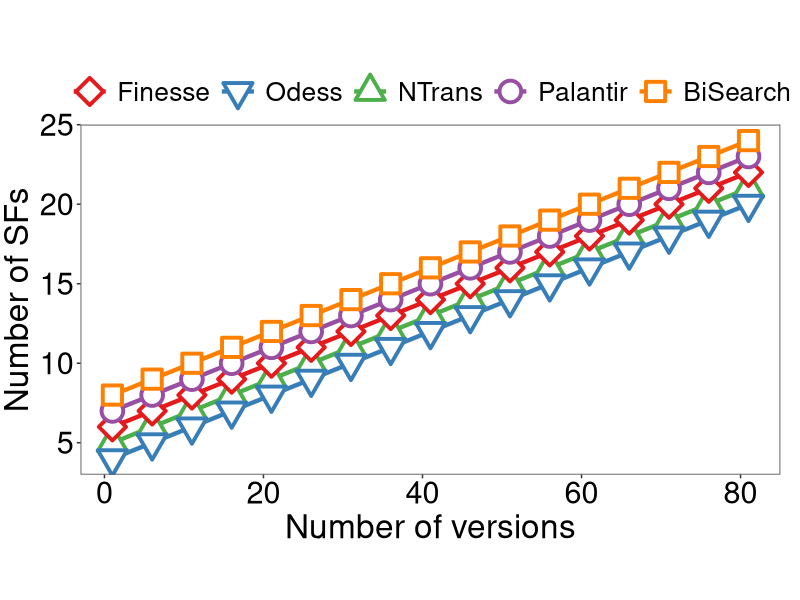
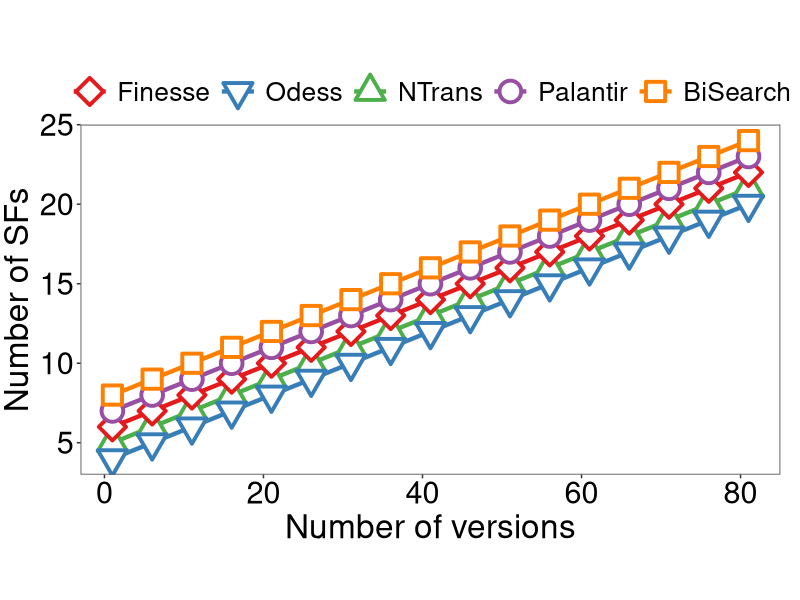

Generate these figures, in order, with R:
library(ggplot2)
library(cowplot)
require(RColorBrewer)
require(scales)

# 设置工作目录
setwd(dirname(rstudioapi::getActiveDocumentContext()$path))

# 定义生成普通折线图的函数
create_line_plot <- function(df) {
  p <- ggplot(df, aes(x = x_value, y = y_value, color = source, shape = source, linetype = source)) +
    scale_shape_manual(values = c(23, 25, 24, 21, 22)) +
    scale_colour_brewer(palette = "Set1") + 
    scale_linetype_manual(values = c(1, 1, 1, 1, 1)) +              
    geom_line(size = 1.5) +
    geom_point(size = 6, stroke = 2, fill = "white") + 
    theme_bw() +
    theme(
      legend.position = "top",
      legend.text = element_text(size = 19), 
      legend.key.height = unit(1.8, "line"),
      legend.key.width = unit(2, "line"),
      legend.direction = "horizontal",
      legend.text.align = 0,
      legend.margin = margin(t = 0, unit = 'cm'),
      legend.title = element_blank(),
      plot.margin = unit(c(0.5, 0.5, 0, 0.1), "cm"),
      axis.title.x = element_text(size = 24), 
      axis.title.y = element_text(size = 24),  
      axis.text = element_text(size = 22, color = "black"), 
      aspect.ratio = 0.5, 
      panel.grid.major = element_blank(), 
      panel.grid.minor = element_blank()
    ) +
    labs(x = 'Number of versions', y = 'Number of SFs')
  return(p)
}

# 手动输入数据
x_values <- seq(1, 81, by = 5)
y_values <- c(
  5, 6, 7, 8, 9, 10, 11, 12, 13, 14,15,16, 17,18,19,20,21, # Finesse
  6, 7, 8, 9, 10, 11, 12, 13, 14, 15,16, 17,18,19,20,21,22,# Odess
  4, 5, 6, 7, 8, 9, 10, 11, 12, 13,14,15,16, 17,18,19,20,  # NTrans
  7, 8, 9, 10, 11, 12, 13, 14, 15, 16, 17,18,19,20,21,22 ,23,# Palantir
  8, 9, 10, 11, 12, 13, 14, 15, 16, 17,18,19,20,21,22,23,24 # BiSearch
)

df <- data.frame(
  x_value = rep(x_values, 5),
  y_value = y_values,
  source = factor(rep(c('NTrans', 'Finesse', 'Odess', 'Palantir', 'BiSearch'), each = length(x_values)), 
                  levels = c('Finesse', 'Odess', 'NTrans', 'Palantir', 'BiSearch')) # 设置顺序
)

# 绘制折线图
p <- create_line_plot(df)

# 保存图表到文件
ggsave('../plot/9-SFNumber.pdf', plot = p, height = 5, width = 10)

print(p)
